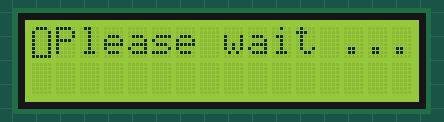
Simulated run of this sketch. Board: Arduino Uno, built with avr-gcc and run on an emulated ATmega328P. On the bench: 16×2 character LCD.

Above: at 0.2 s.
At 1.7 s:
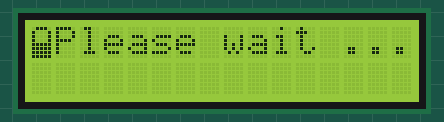
At 3.2 s:
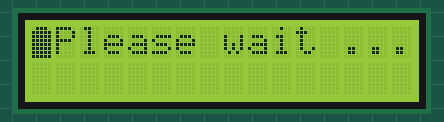

Measured:
- by itself, everything shown: repeats every 3.5 s, in 7 steps
- what the display in image 2 shows lasts 0.6 s, from 3.1 s to 3.7 s

The sketch:

LCD-Drawing.ino
```cpp
#include <Wire.h>
#include <LiquidCrystal_I2C.h>

LiquidCrystal_I2C lcd(0x27, 16, 2);

byte c0[] = {B01110, B11111, B11111, B11111, B11111, B11111, B11111, B11111};
byte c1[] = {B01110, B10001, B11111, B11111, B11111, B11111, B11111, B11111};
byte c2[] = {B01110, B10001, B10001, B11111, B11111, B11111, B11111, B11111};
byte c3[] = {B01110, B10001, B10001, B10001, B11111, B11111, B11111, B11111};
byte c4[] = {B01110, B10001, B10001, B10001, B10001, B11111, B11111, B11111};
byte c5[] = {B01110, B10001, B10001, B10001, B10001, B10001, B11111, B11111};
byte c6[] = {B01110, B10001, B10001, B10001, B10001, B10001, B10001, B11111};
int h = 1000;
void setup() {
  lcd.init();
  lcd.backlight();
  // creat charactere
  lcd.createChar(0, c0);
  lcd.createChar(1, c1);
  lcd.createChar(2, c2);
  lcd.createChar(3, c3);
  lcd.createChar(4, c4);
  lcd.createChar(5, c5);
  lcd.createChar(6, c6);
}

void loop() {
  lcd.setCursor(1, 0);
  lcd.print("Please wait ...");
  for (int i = 6; i >= 0; i--)
  {
    lcd.setCursor(0, 0);
    lcd.write(i);
    delay(500);
  }
}
```
